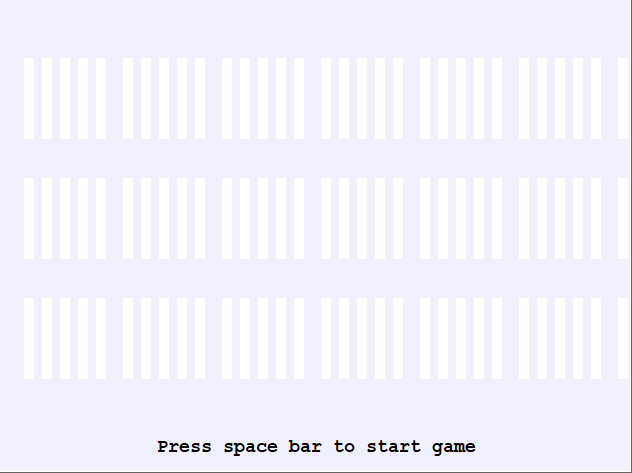

Reproduce this figure in Python.
import turtle
import random
import time

SCREENWIDTH = 640
SCREENHEIGHT = 480

MINSTICKS = 7
MAXSTICKS = 31

HUNIT = SCREENHEIGHT // 12
WUNIT = SCREENWIDTH // ((MAXSTICKS // 5) * 11 + (MAXSTICKS % 5) * 2)

SCOLOR = (63, 63, 31)
HCOLOR = (255, 204, 204)
COLOR = (204, 204, 255)

def randomrow():
    return random.randint(MINSTICKS, MAXSTICKS)

def computerzug(state):
    xored = state[0] ^ state[1] ^ state[2]
    if xored == 0:
        return randommove(state)
    for z in range(3):
        s = state[z] ^ xored
        if s <= state[z]:
            move = (z, s)
            return move

def randommove(state):
    m = max(state)
    while True:
        z = random.randint(0,2)
        if state[z] > (m > 1):
            break
    rand = random.randint(m > 1, state[z]-1)
    return z, rand


class NimModel(object):
    def __init__(self, game):
        self.game = game

    def setup(self):
        if self.game.state not in [Nim.CREATED, Nim.OVER]:
            return
        self.sticks = [randomrow(), randomrow(), randomrow()]
        self.player = 0
        self.winner = None
        self.game.view.setup()
        self.game.state = Nim.RUNNING

    def move(self, row, col):
        maxspalte = self.sticks[row]
        self.sticks[row] = col
        self.game.view.notify_move(row, col, maxspalte, self.player)
        if self.game_over():
            self.game.state = Nim.OVER
            self.winner = self.player
            self.game.view.notify_over()
        elif self.player == 0:
            self.player = 1
            row, col = computerzug(self.sticks)
            self.move(row, col)
            self.player = 0

    def game_over(self):
        return self.sticks == [0, 0, 0]

    def notify_move(self, row, col):
        if self.sticks[row] <= col:
            return
        self.move(row, col)


class Stick(turtle.Turtle):
    def __init__(self, row, col, game):
        turtle.Turtle.__init__(self, visible=False)
        self.row = row
        self.col = col
        self.game = game
        x, y = self.coords(row, col)
        self.shape("square")
        self.shapesize(HUNIT/10.0, WUNIT/20.0)
        self.speed(0)
        self.pu()
        self.goto(x,y)
        self.color("white")
        self.showturtle()

    def coords(self, row, col):
        packet, remainder = divmod(col, 5)
        x = (3 + 11 * packet + 2 * remainder) * WUNIT
        y = (2 + 3 * row) * HUNIT
        return x - SCREENWIDTH // 2 + WUNIT // 2, SCREENHEIGHT // 2 - y - HUNIT // 2

    def makemove(self, x, y):
        if self.game.state != Nim.RUNNING:
            return
        self.game.controller.notify_move(self.row, self.col)


class NimView(object):
    def __init__(self, game):
        self.game = game
        self.screen = game.screen
        self.model = game.model
        self.screen.colormode(255)
        self.screen.tracer(False)
        self.screen.bgcolor((240, 240, 255))
        self.writer = turtle.Turtle(visible=False)
        self.writer.pu()
        self.writer.speed(0)
        self.sticks = {}
        for row in range(3):
            for col in range(MAXSTICKS):
                self.sticks[(row, col)] = Stick(row, col, game)
        self.display("... a moment please ...")
        self.screen.tracer(True)

    def display(self, msg1, msg2=None):
        self.screen.tracer(False)
        self.writer.clear()
        if msg2 is not None:
            self.writer.goto(0, - SCREENHEIGHT // 2 + 48)
            self.writer.pencolor("red")
            self.writer.write(msg2, align="center", font=("Courier",18,"bold"))
        self.writer.goto(0, - SCREENHEIGHT // 2 + 20)
        self.writer.pencolor("black")
        self.writer.write(msg1, align="center", font=("Courier",14,"bold"))
        self.screen.tracer(True)

    def setup(self):
        self.screen.tracer(False)
        for row in range(3):
            for col in range(self.model.sticks[row]):
                self.sticks[(row, col)].color(SCOLOR)
        for row in range(3):
            for col in range(self.model.sticks[row], MAXSTICKS):
                self.sticks[(row, col)].color("white")
        self.display("Your turn! Click leftmost stick to remove.")
        self.screen.tracer(True)

    def notify_move(self, row, col, maxspalte, player):
        if player == 0:
            farbe = HCOLOR
            for s in range(col, maxspalte):
                self.sticks[(row, s)].color(farbe)
        else:
            self.display(" ... thinking ...         ")
            time.sleep(0.5)
            self.display(" ... thinking ... aaah ...")
            farbe = COLOR
            for s in range(maxspalte-1, col-1, -1):
                time.sleep(0.2)
                self.sticks[(row, s)].color(farbe)
            self.display("Your turn! Click leftmost stick to remove.")

    def notify_over(self):
        if self.game.model.winner == 0:
            msg2 = "Congrats. You're the winner!!!"
        else:
            msg2 = "Sorry, the computer is the winner."
        self.display("To play again press space bar. To leave press ESC.", msg2)

    def clear(self):
        if self.game.state == Nim.OVER:
            self.screen.clear()


class NimController(object):

    def __init__(self, game):
        self.game = game
        self.sticks = game.view.sticks
        self.BUSY = False
        for stick in self.sticks.values():
            stick.onclick(stick.makemove)
        self.game.screen.onkey(self.game.model.setup, "space")
        self.game.screen.onkey(self.game.view.clear, "Escape")
        self.game.view.display("Press space bar to start game")
        self.game.screen.listen()

    def notify_move(self, row, col):
        if self.BUSY:
            return
        self.BUSY = True
        self.game.model.notify_move(row, col)
        self.BUSY = False


class Nim(object):
    CREATED = 0
    RUNNING = 1
    OVER = 2
    def __init__(self, screen):
        self.state = Nim.CREATED
        self.screen = screen
        self.model = NimModel(self)
        self.view = NimView(self)
        self.controller = NimController(self)


def main():
    mainscreen = turtle.Screen()
    mainscreen.mode("standard")
    mainscreen.setup(SCREENWIDTH, SCREENHEIGHT)
    nim = Nim(mainscreen)
    return "EVENTLOOP"

if __name__ == "__main__":
    main()
    turtle.mainloop()
